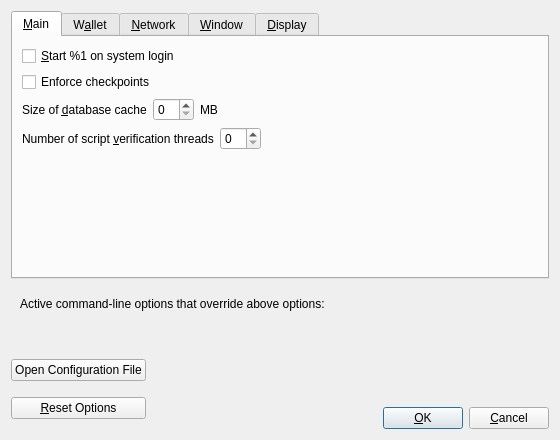
<?xml version="1.0" encoding="UTF-8"?>
<ui version="4.0">
 <class>OptionsDialog</class>
 <widget class="QDialog" name="OptionsDialog">
  <property name="geometry">
   <rect>
    <x>0</x>
    <y>0</y>
    <width>560</width>
    <height>440</height>
   </rect>
  </property>
  <property name="windowTitle">
   <string>Options</string>
  </property>
  <property name="modal">
   <bool>true</bool>
  </property>
  <layout class="QVBoxLayout" name="verticalLayout">
   <item>
    <widget class="QTabWidget" name="tabWidget">
     <property name="currentIndex">
      <number>0</number>
     </property>
     <widget class="QWidget" name="tabMain">
      <attribute name="title">
       <string>&amp;Main</string>
      </attribute>
      <layout class="QVBoxLayout" name="verticalLayout_Main">
       <item>
        <widget class="QCheckBox" name="bitcoinAtStartup">
         <property name="toolTip">
          <string>Automatically start %1 after logging in to the system.</string>
         </property>
         <property name="text">
          <string>&amp;Start %1 on system login</string>
         </property>
        </widget>
       </item>
       <item>
        <widget class="QCheckBox" name="checkpointEnforce">
         <property name="toolTip">
          <string>Check this box to follow the centrally issued checkpoints.</string>
         </property>
         <property name="text">
          <string>Enforce checkpoints</string>
         </property>
        </widget>
       </item>
       <item>
        <layout class="QHBoxLayout" name="horizontalLayout_2_Main">
         <item>
          <widget class="QLabel" name="databaseCacheLabel">
           <property name="text">
            <string>Size of &amp;database cache</string>
           </property>
           <property name="textFormat">
            <enum>Qt::PlainText</enum>
           </property>
           <property name="buddy">
            <cstring>databaseCache</cstring>
           </property>
          </widget>
         </item>
         <item>
          <widget class="QSpinBox" name="databaseCache"/>
         </item>
         <item>
          <widget class="QLabel" name="databaseCacheUnitLabel">
           <property name="text">
            <string>MB</string>
           </property>
           <property name="textFormat">
            <enum>Qt::PlainText</enum>
           </property>
          </widget>
         </item>
         <item>
          <spacer name="horizontalSpacer_2_Main">
           <property name="orientation">
            <enum>Qt::Horizontal</enum>
           </property>
           <property name="sizeHint" stdset="0">
            <size>
             <width>40</width>
             <height>20</height>
            </size>
           </property>
          </spacer>
         </item>
        </layout>
       </item>
       <item>
        <layout class="QHBoxLayout" name="horizontalLayout_3_Main">
         <item>
          <widget class="QLabel" name="threadsScriptVerifLabel">
           <property name="text">
            <string>Number of script &amp;verification threads</string>
           </property>
           <property name="textFormat">
            <enum>Qt::PlainText</enum>
           </property>
           <property name="buddy">
            <cstring>threadsScriptVerif</cstring>
           </property>
          </widget>
         </item>
         <item>
          <widget class="QSpinBox" name="threadsScriptVerif">
           <property name="toolTip">
            <string>(0 = auto, &lt;0 = leave that many cores free)</string>
           </property>
          </widget>
         </item>
         <item>
          <spacer name="horizontalSpacer_3_Main">
           <property name="orientation">
            <enum>Qt::Horizontal</enum>
           </property>
           <property name="sizeHint" stdset="0">
            <size>
             <width>40</width>
             <height>20</height>
            </size>
           </property>
          </spacer>
         </item>
        </layout>
       </item>
       <item>
        <spacer name="verticalSpacer_Main">
         <property name="orientation">
          <enum>Qt::Vertical</enum>
         </property>
         <property name="sizeHint" stdset="0">
          <size>
           <width>20</width>
           <height>40</height>
          </size>
         </property>
        </spacer>
       </item>
      </layout>
     </widget>
     <widget class="QWidget" name="tabWallet">
      <attribute name="title">
       <string>W&amp;allet</string>
      </attribute>
      <layout class="QVBoxLayout" name="verticalLayout_Wallet">
       <item>
        <widget class="QGroupBox" name="groupBox">
         <property name="title">
          <string>Expert</string>
         </property>
         <layout class="QVBoxLayout" name="verticalLayout_2">
          <item>
           <widget class="QCheckBox" name="coinControlFeatures">
            <property name="toolTip">
             <string>Whether to show coin control features or not.</string>
            </property>
            <property name="text">
             <string>Enable coin &amp;control features</string>
            </property>
           </widget>
          </item>
          <item>
           <widget class="QCheckBox" name="spendZeroConfChange">
            <property name="toolTip">
             <string>If you disable the spending of unconfirmed change, the change from a transaction cannot be used until that transaction has at least one confirmation. This also affects how your balance is computed.</string>
            </property>
            <property name="text">
             <string>&amp;Spend unconfirmed change</string>
            </property>
           </widget>
          </item>
         </layout>
        </widget>
       </item>
       <item>
        <spacer name="verticalSpacer_Wallet">
         <property name="orientation">
          <enum>Qt::Vertical</enum>
         </property>
         <property name="sizeHint" stdset="0">
          <size>
           <width>20</width>
           <height>40</height>
          </size>
         </property>
        </spacer>
       </item>
      </layout>
     </widget>
     <widget class="QWidget" name="tabNetwork">
      <attribute name="title">
       <string>&amp;Network</string>
      </attribute>
      <layout class="QVBoxLayout" name="verticalLayout_Network">
       <item>
        <widget class="QCheckBox" name="mapPortUpnp">
         <property name="toolTip">
          <string>Automatically open the Vortex client port on the router. This only works when your router supports UPnP and it is enabled.</string>
         </property>
         <property name="text">
          <string>Map port using &amp;UPnP</string>
         </property>
        </widget>
       </item>
       <item>
        <widget class="QCheckBox" name="allowIncoming">
         <property name="toolTip">
          <string>Accept connections from outside.</string>
         </property>
         <property name="text">
          <string>Allow incomin&amp;g connections</string>
         </property>
        </widget>
       </item>
       <item>
        <widget class="QCheckBox" name="connectSocks">
         <property name="toolTip">
          <string>Connect to the Vortex network through a SOCKS5 proxy.</string>
         </property>
         <property name="text">
          <string>&amp;Connect through SOCKS5 proxy (default proxy):</string>
         </property>
        </widget>
       </item>
       <item>
        <layout class="QHBoxLayout" name="horizontalLayout_1_Network">
         <item>
          <widget class="QLabel" name="proxyIpLabel">
           <property name="text">
            <string>Proxy &amp;IP:</string>
           </property>
           <property name="textFormat">
            <enum>Qt::PlainText</enum>
           </property>
           <property name="buddy">
            <cstring>proxyIp</cstring>
           </property>
          </widget>
         </item>
         <item>
          <widget class="QValidatedLineEdit" name="proxyIp">
           <property name="minimumSize">
            <size>
             <width>140</width>
             <height>0</height>
            </size>
           </property>
           <property name="maximumSize">
            <size>
             <width>140</width>
             <height>16777215</height>
            </size>
           </property>
           <property name="toolTip">
            <string>IP address of the proxy (e.g. IPv4: 127.0.0.1 / IPv6: ::1)</string>
           </property>
          </widget>
         </item>
         <item>
          <widget class="QLabel" name="proxyPortLabel">
           <property name="text">
            <string>&amp;Port:</string>
           </property>
           <property name="textFormat">
            <enum>Qt::PlainText</enum>
           </property>
           <property name="buddy">
            <cstring>proxyPort</cstring>
           </property>
          </widget>
         </item>
         <item>
          <widget class="QLineEdit" name="proxyPort">
           <property name="minimumSize">
            <size>
             <width>55</width>
             <height>0</height>
            </size>
           </property>
           <property name="maximumSize">
            <size>
             <width>55</width>
             <height>16777215</height>
            </size>
           </property>
           <property name="toolTip">
            <string>Port of the proxy (e.g. 9050)</string>
           </property>
          </widget>
         </item>
         <item>
          <spacer name="horizontalSpacer_1_Network">
           <property name="orientation">
            <enum>Qt::Horizontal</enum>
           </property>
           <property name="sizeHint" stdset="0">
            <size>
             <width>40</width>
             <height>20</height>
            </size>
           </property>
          </spacer>
         </item>
        </layout>
       </item>
       <item>
        <layout class="QHBoxLayout" name="horizontalLayout_2_Network">
         <item>
          <widget class="QLabel" name="proxyActiveNets">
           <property name="text">
            <string>Used for reaching peers via:</string>
           </property>
           <property name="textFormat">
            <enum>Qt::PlainText</enum>
           </property>
          </widget>
         </item>
         <item>
          <widget class="QCheckBox" name="proxyReachIPv4">
           <property name="enabled">
            <bool>false</bool>
           </property>
           <property name="toolTip">
            <string>Shows if the supplied default SOCKS5 proxy is used to reach peers via this network type.</string>
           </property>
           <property name="text">
            <string/>
           </property>
          </widget>
         </item>
         <item>
          <widget class="QLabel" name="proxyReachIPv4Label">
           <property name="text">
            <string>IPv4</string>
           </property>
           <property name="textFormat">
            <enum>Qt::PlainText</enum>
           </property>
          </widget>
         </item>
         <item>
          <widget class="QCheckBox" name="proxyReachIPv6">
           <property name="enabled">
            <bool>false</bool>
           </property>
           <property name="toolTip">
            <string>Shows if the supplied default SOCKS5 proxy is used to reach peers via this network type.</string>
           </property>
           <property name="text">
            <string/>
           </property>
          </widget>
         </item>
         <item>
          <widget class="QLabel" name="proxyReachIPv6Label">
           <property name="text">
            <string>IPv6</string>
           </property>
           <property name="textFormat">
            <enum>Qt::PlainText</enum>
           </property>
          </widget>
         </item>
         <item>
          <widget class="QCheckBox" name="proxyReachTor">
           <property name="enabled">
            <bool>false</bool>
           </property>
           <property name="toolTip">
            <string>Shows if the supplied default SOCKS5 proxy is used to reach peers via this network type.</string>
           </property>
           <property name="text">
            <string/>
           </property>
          </widget>
         </item>
         <item>
          <widget class="QLabel" name="proxyReachTorLabel">
           <property name="text">
            <string>Tor</string>
           </property>
           <property name="textFormat">
            <enum>Qt::PlainText</enum>
           </property>
          </widget>
         </item>
         <item>
          <spacer name="horizontalSpacer_2_Network">
           <property name="orientation">
            <enum>Qt::Horizontal</enum>
           </property>
           <property name="sizeHint" stdset="0">
            <size>
             <width>40</width>
             <height>20</height>
            </size>
           </property>
          </spacer>
         </item>
        </layout>
       </item>
       <item>
        <widget class="QCheckBox" name="connectSocksTor">
         <property name="toolTip">
          <string>Connect to the Vortex network through a separate SOCKS5 proxy for Tor hidden services.</string>
         </property>
         <property name="text">
          <string>Use separate SOCKS&amp;5 proxy to reach peers via Tor hidden services:</string>
         </property>
        </widget>
       </item>
       <item>
        <layout class="QHBoxLayout" name="horizontalLayout_3_Network">
         <item>
          <widget class="QLabel" name="proxyIpTorLabel">
           <property name="text">
            <string>Proxy &amp;IP:</string>
           </property>
           <property name="textFormat">
            <enum>Qt::PlainText</enum>
           </property>
           <property name="buddy">
            <cstring>proxyIpTor</cstring>
           </property>
          </widget>
         </item>
         <item>
          <widget class="QValidatedLineEdit" name="proxyIpTor">
           <property name="minimumSize">
            <size>
             <width>140</width>
             <height>0</height>
            </size>
           </property>
           <property name="maximumSize">
            <size>
             <width>140</width>
             <height>16777215</height>
            </size>
           </property>
           <property name="toolTip">
            <string>IP address of the proxy (e.g. IPv4: 127.0.0.1 / IPv6: ::1)</string>
           </property>
          </widget>
         </item>
         <item>
          <widget class="QLabel" name="proxyPortTorLabel">
           <property name="text">
            <string>&amp;Port:</string>
           </property>
           <property name="textFormat">
            <enum>Qt::PlainText</enum>
           </property>
           <property name="buddy">
            <cstring>proxyPortTor</cstring>
           </property>
          </widget>
         </item>
         <item>
          <widget class="QLineEdit" name="proxyPortTor">
           <property name="minimumSize">
            <size>
             <width>55</width>
             <height>0</height>
            </size>
           </property>
           <property name="maximumSize">
            <size>
             <width>55</width>
             <height>16777215</height>
            </size>
           </property>
           <property name="toolTip">
            <string>Port of the proxy (e.g. 9050)</string>
           </property>
          </widget>
         </item>
         <item>
          <spacer name="horizontalSpacer_4_Network">
           <property name="orientation">
            <enum>Qt::Horizontal</enum>
           </property>
           <property name="sizeHint" stdset="0">
            <size>
             <width>40</width>
             <height>20</height>
            </size>
           </property>
          </spacer>
         </item>
        </layout>
       </item>
       <item>
        <spacer name="verticalSpacer_Network">
         <property name="orientation">
          <enum>Qt::Vertical</enum>
         </property>
         <property name="sizeHint" stdset="0">
          <size>
           <width>20</width>
           <height>40</height>
          </size>
         </property>
        </spacer>
       </item>
      </layout>
     </widget>
     <widget class="QWidget" name="tabWindow">
      <attribute name="title">
       <string>&amp;Window</string>
      </attribute>
      <layout class="QVBoxLayout" name="verticalLayout_Window">
       <item>
        <widget class="QCheckBox" name="hideTrayIcon">
         <property name="toolTip">
          <string>Hide the icon from the system tray.</string>
         </property>
         <property name="text">
          <string>&amp;Hide tray icon</string>
         </property>
        </widget>
       </item>
       <item>
        <widget class="QCheckBox" name="minimizeToTray">
         <property name="toolTip">
          <string>Show only a tray icon after minimizing the window.</string>
         </property>
         <property name="text">
          <string>&amp;Minimize to the tray instead of the taskbar</string>
         </property>
        </widget>
       </item>
       <item>
        <widget class="QCheckBox" name="minimizeOnClose">
         <property name="toolTip">
          <string>Minimize instead of exit the application when the window is closed. When this option is enabled, the application will be closed only after selecting Exit in the menu.</string>
         </property>
         <property name="text">
          <string>M&amp;inimize on close</string>
         </property>
        </widget>
       </item>
       <item>
        <spacer name="verticalSpacer_Window">
         <property name="orientation">
          <enum>Qt::Vertical</enum>
         </property>
         <property name="sizeHint" stdset="0">
          <size>
           <width>20</width>
           <height>40</height>
          </size>
         </property>
        </spacer>
       </item>
      </layout>
     </widget>
     <widget class="QWidget" name="tabDisplay">
      <attribute name="title">
       <string>&amp;Display</string>
      </attribute>
      <layout class="QVBoxLayout" name="verticalLayout_Display">
       <item>
        <layout class="QHBoxLayout" name="horizontalLayout_1_Display">
         <item>
          <widget class="QLabel" name="langLabel">
           <property name="text">
            <string>User Interface &amp;language:</string>
           </property>
           <property name="textFormat">
            <enum>Qt::PlainText</enum>
           </property>
           <property name="buddy">
            <cstring>lang</cstring>
           </property>
          </widget>
         </item>
         <item>
          <widget class="QValueComboBox" name="lang">
           <property name="toolTip">
            <string>The user interface language can be set here. This setting will take effect after restarting %1.</string>
           </property>
          </widget>
         </item>
        </layout>
       </item>
       <item>
        <layout class="QHBoxLayout" name="horizontalLayout_2_Display">
         <item>
          <widget class="QLabel" name="unitLabel">
           <property name="text">
            <string>&amp;Unit to show amounts in:</string>
           </property>
           <property name="textFormat">
            <enum>Qt::PlainText</enum>
           </property>
           <property name="buddy">
            <cstring>unit</cstring>
           </property>
          </widget>
         </item>
         <item>
          <widget class="QValueComboBox" name="unit">
           <property name="toolTip">
            <string>Choose the default subdivision unit to show in the interface and when sending coins.</string>
           </property>
          </widget>
         </item>
        </layout>
       </item>
       <item>
        <layout class="QHBoxLayout" name="horizontalLayout_3_Display">
         <item>
          <widget class="QLabel" name="thirdPartyTxUrlsLabel">
           <property name="toolTip">
            <string>Third party URLs (e.g. a block explorer) that appear in the transactions tab as context menu items. %s in the URL is replaced by transaction hash. Multiple URLs are separated by vertical bar |.</string>
           </property>
           <property name="text">
            <string>&amp;Third party transaction URLs</string>
           </property>
           <property name="buddy">
            <cstring>thirdPartyTxUrls</cstring>
           </property>
          </widget>
         </item>
         <item>
          <widget class="QLineEdit" name="thirdPartyTxUrls">
           <property name="toolTip">
            <string>Third party URLs (e.g. a block explorer) that appear in the transactions tab as context menu items. %s in the URL is replaced by transaction hash. Multiple URLs are separated by vertical bar |.</string>
           </property>
          </widget>
         </item>
        </layout>
       </item>
       <item>
        <spacer name="verticalSpacer_Display">
         <property name="orientation">
          <enum>Qt::Vertical</enum>
         </property>
         <property name="sizeHint" stdset="0">
          <size>
           <width>20</width>
           <height>40</height>
          </size>
         </property>
        </spacer>
       </item>
      </layout>
     </widget>
    </widget>
   </item>
   <item>
    <widget class="QFrame" name="frame">
     <layout class="QVBoxLayout" name="verticalLayout_Bottom">
      <item>
       <layout class="QHBoxLayout" name="horizontalLayout_Bottom">
        <item>
         <widget class="QLabel" name="overriddenByCommandLineInfoLabel">
          <property name="text">
           <string>Active command-line options that override above options:</string>
          </property>
          <property name="textFormat">
           <enum>Qt::PlainText</enum>
          </property>
         </widget>
        </item>
        <item>
         <spacer name="horizontalSpacer_Bottom">
          <property name="orientation">
           <enum>Qt::Horizontal</enum>
          </property>
          <property name="sizeHint" stdset="0">
           <size>
            <width>40</width>
            <height>20</height>
           </size>
          </property>
         </spacer>
        </item>
       </layout>
      </item>
      <item>
       <widget class="QLabel" name="overriddenByCommandLineLabel">
        <property name="text">
         <string/>
        </property>
        <property name="textFormat">
         <enum>Qt::PlainText</enum>
        </property>
        <property name="wordWrap">
         <bool>true</bool>
        </property>
       </widget>
      </item>
     </layout>
    </widget>
   </item>
   <item>
    <layout class="QHBoxLayout" name="horizontalLayout_Buttons">
     <item>
      <layout class="QVBoxLayout" name="verticalLayout_Buttons">
       <item>
        <widget class="QPushButton" name="openBitcoinConfButton">
         <property name="toolTip">
          <string>Open the %1 configuration file from the working directory.</string>
         </property>
         <property name="text">
          <string>Open Configuration File</string>
         </property>
         <property name="autoDefault">
          <bool>false</bool>
         </property>
        </widget>
       </item>
       <item>
        <widget class="QPushButton" name="resetButton">
         <property name="toolTip">
          <string>Reset all client options to default.</string>
         </property>
         <property name="text">
          <string>&amp;Reset Options</string>
         </property>
         <property name="autoDefault">
          <bool>false</bool>
         </property>
        </widget>
       </item>
      </layout>
     </item>
     <item>
      <spacer name="horizontalSpacer_1">
       <property name="orientation">
        <enum>Qt::Horizontal</enum>
       </property>
       <property name="sizeHint" stdset="0">
        <size>
         <width>40</width>
         <height>48</height>
        </size>
       </property>
      </spacer>
     </item>
     <item>
      <widget class="QLabel" name="statusLabel">
       <property name="minimumSize">
        <size>
         <width>200</width>
         <height>0</height>
        </size>
       </property>
       <property name="font">
        <font>
         <weight>75</weight>
         <bold>true</bold>
        </font>
       </property>
       <property name="text">
        <string/>
       </property>
       <property name="textFormat">
        <enum>Qt::PlainText</enum>
       </property>
       <property name="wordWrap">
        <bool>true</bool>
       </property>
      </widget>
     </item>
     <item>
      <spacer name="horizontalSpacer_2">
       <property name="orientation">
        <enum>Qt::Horizontal</enum>
       </property>
       <property name="sizeHint" stdset="0">
        <size>
         <width>40</width>
         <height>48</height>
        </size>
       </property>
      </spacer>
     </item>
     <item>
      <layout class="QVBoxLayout" name="verticalLayout_4">
       <item>
        <spacer name="verticalSpacer">
         <property name="orientation">
          <enum>Qt::Vertical</enum>
         </property>
         <property name="sizeHint" stdset="0">
          <size>
           <width>20</width>
           <height>40</height>
          </size>
         </property>
        </spacer>
       </item>
       <item>
        <layout class="QHBoxLayout" name="horizontalLayout">
         <item>
          <widget class="QPushButton" name="okButton">
           <property name="text">
            <string>&amp;OK</string>
           </property>
           <property name="autoDefault">
            <bool>false</bool>
           </property>
           <property name="default">
            <bool>true</bool>
           </property>
          </widget>
         </item>
         <item>
          <widget class="QPushButton" name="cancelButton">
           <property name="text">
            <string>&amp;Cancel</string>
           </property>
           <property name="autoDefault">
            <bool>false</bool>
           </property>
          </widget>
         </item>
        </layout>
       </item>
      </layout>
     </item>
    </layout>
   </item>
  </layout>
 </widget>
 <customwidgets>
  <customwidget>
   <class>QValidatedLineEdit</class>
   <extends>QLineEdit</extends>
   <header>qt/qvalidatedlineedit.h</header>
  </customwidget>
  <customwidget>
   <class>QValueComboBox</class>
   <extends>QComboBox</extends>
   <header>qt/qvaluecombobox.h</header>
  </customwidget>
 </customwidgets>
 <resources/>
 <connections/>
</ui>
